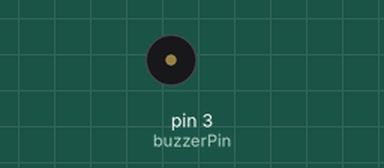
Recording of a sketch running on a simulated Arduino Uno, built with avr-gcc and run on an emulated ATmega328P. Shown: buzzer (waves = sounding).

Above: at 0.1 s.
Timing chart, 0 to 40.0 s (numbered marks = the images above):
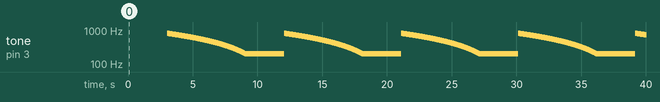

The sketch:

buzzerTest.ino
```cpp
int buzzerPin = 3;

void setup(){
    pinMode(buzzerPin,OUTPUT);
}

void loop(){
    for (int i = 200; i <= 800; i++) {
        tone(buzzerPin,i);
        delay(5);
    }
//    delay(4000);
    for (int i = 800; i >=200; i--) {
        tone(buzzerPin,i);
        delay(10);
    }
}
```

Measured:
- by itself, tone on pin 3 (buzzerPin): plays 800 Hz for 0.02 s, 799 Hz for 0.01 s, 798 Hz for 0.01 s, 797 Hz for 0.01 s, 796 Hz for 0.01 s, 795 Hz for 0.01 s … (2486 notes in this stretch)
